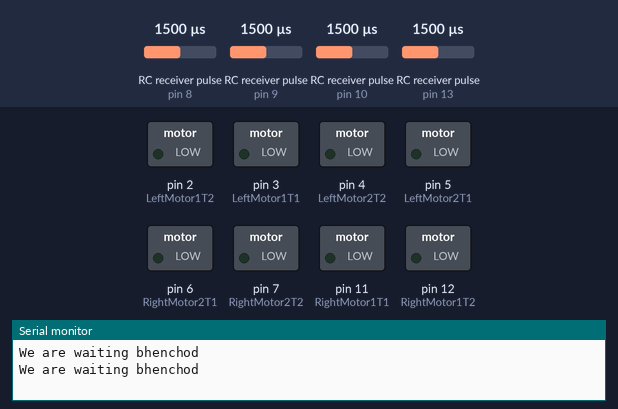
Bench run of a sketch on a simulated Arduino Uno, built with avr-gcc and run on an emulated ATmega328P. On the bench: switched loads named in the sketch (green lamp = pin HIGH), the last lines printed to the serial monitor. Wiring (inferred from the names in the program): 4 × RC receiver channel: data pin 8 / data pin 9 / data pin 10 / data pin 13. Dashed ring = blinking. The inputs (shaded band) are chosen by the test bench; at power-on: RC receiver pulse (sensors on pin 9, pin 13, pin 8, pin 10) 1500 µs.

Above: at 1.2 s.
1.3 s: RC receiver pulse (sensor on pin 9) set to 1468 µs
At 2.6 s:
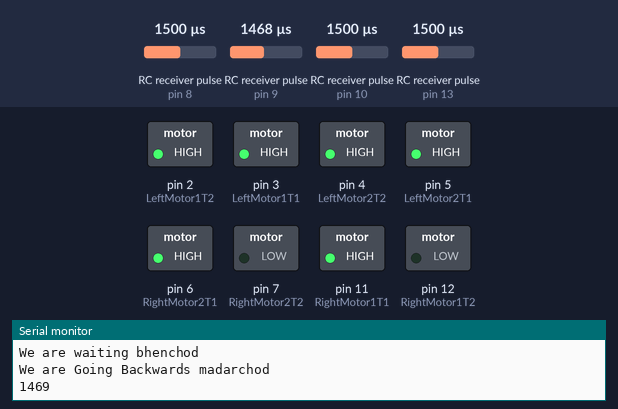
4.3 s: RC receiver pulse (sensor on pin 9) set to 1750 µs
At 5.8 s:
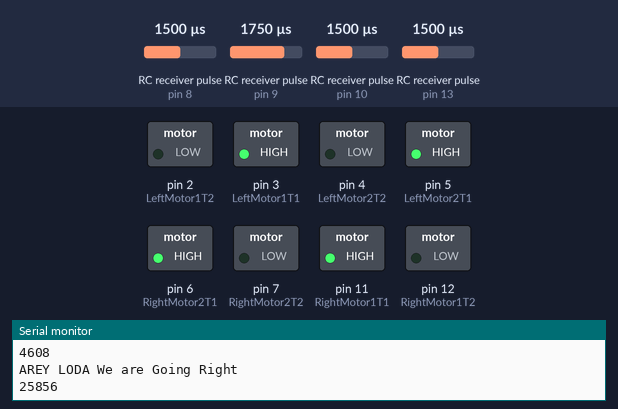
7.3 s: RC receiver pulse (sensor on pin 9) set to 1020 µs
At 9.9 s:
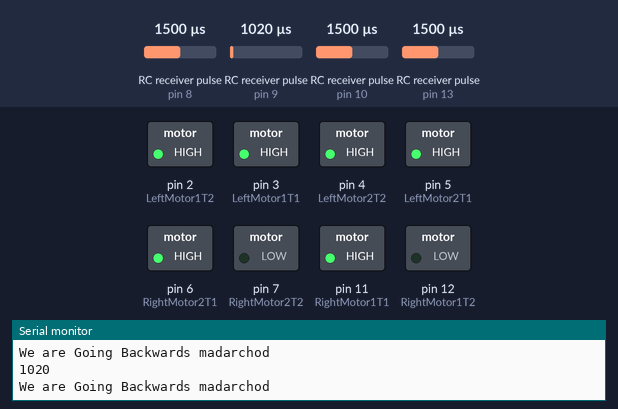
10.3 s: RC receiver pulse (sensor on pin 9) set to 1500 µs
At 12.0 s:
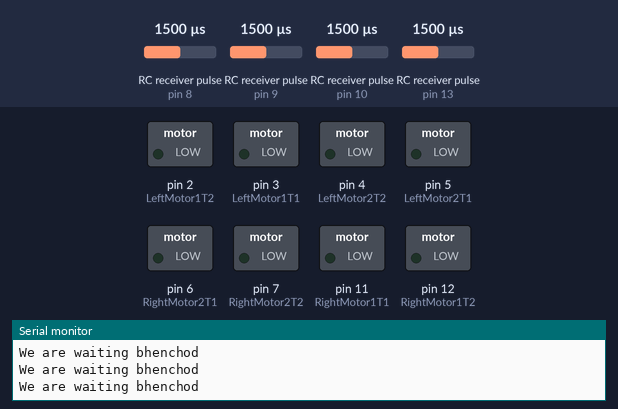
12.4 s: RC receiver pulse (sensor on pin 13) set to 1462 µs
At 13.4 s:
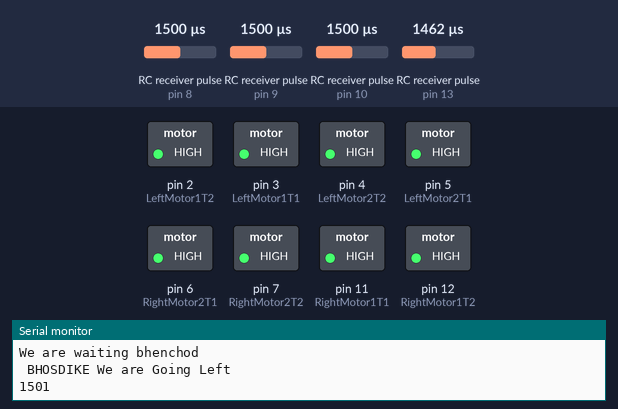
Timing chart, 0 to 16.4 s (numbered marks = the images above; inputs shaded):
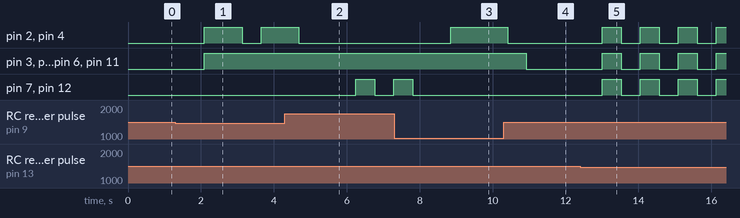

The sketch:

robowars.ino
```cpp
int ch1=8;

int ch2=9;
int ch3=10;
int ch4=13;
int chan1,chan2,chan3,chan4;
int RightMotor1T1 = 11; // Right Motor
int RightMotor2T1 =6; // Right Motor
int RightMotor1T2 =12; // Right Motor
int RightMotor2T2 = 7; // Right Moto
int LeftMotor1T1 = 3;  // Left Motor
int LeftMotor2T1 = 5; // Left Motor
int LeftMotor1T2 = 2;// Left Motor
int LeftMotor2T2 = 4;// Left Motor
int ThresholdForLeft = 1480; //Move Left if Less than 1200
int ThresholdForRight = 1580; // Move Right If greater than 1800
int ThresholdForStraight = 1580; // Move Front if Greater Than 1750
int ThresholdForBackWards = 1480; // Move Back if Less than 1200
unsigned long timer[4];
byte last_channel[3];
int input[3];

void setup()
{
  PCICR |= (1 << PCIE0);
  PCMSK0 |= (1 << PCINT0);  // Pin 8 on Uno Board
  PCMSK0 |= (1 << PCINT1);  // Pin 9 on Uno Board
  PCMSK0 |= (1 << PCINT2);

  pinMode(RightMotor1T1,OUTPUT);
  pinMode(RightMotor2T1,OUTPUT);
  pinMode(RightMotor1T2,OUTPUT);
  pinMode(RightMotor2T2,OUTPUT);
  pinMode(LeftMotor1T1,OUTPUT);
  pinMode(LeftMotor2T1,OUTPUT);
  pinMode(LeftMotor1T2,OUTPUT);
  pinMode(LeftMotor2T2,OUTPUT);
  pinMode(ch2,INPUT);
  pinMode(ch4,INPUT);


  // ************************* Setting the Motion of the Motors to Low *********************************//
  digitalWrite(RightMotor1T1,LOW);
  digitalWrite(RightMotor2T1,LOW);
  digitalWrite(RightMotor1T2,LOW);
  digitalWrite(RightMotor2T2,LOW);
  digitalWrite(LeftMotor1T1,LOW);
  digitalWrite(LeftMotor2T1,LOW);
  digitalWrite(LeftMotor1T2,LOW);
  digitalWrite(LeftMotor2T2,LOW);
  // Begining Of The Serial Communication //
  Serial.begin(9600);

}
ISR(PCINT0_vect)
{
  timer[0] = micros();

  // Channel 1 Reading
 if(last_channel[0] == 0 && PINB & B00000001)
 {
  last_channel[0] = 1;
  timer[1]= timer[0];
  }
  else if(last_channel[0] == 1 && !(PINB & B00000001))
  {
    last_channel[0] = 0;
    input[0] = timer[0] - timer[1];
  }

  // Channel 2 Reading

  if(last_channel[1] == 0 && PINB & B00000010)
 {
  last_channel[1] = 1;
  timer[2]= timer[0];
  }
  else if(last_channel[1] == 1 && !(PINB & B00000010))
  {
    last_channel[1] = 0;
    input[1] = timer[0] - timer[2];
  }
  // channel 3 Reading
 if(last_channel[2] == 0 && PINB & B00000100)
 {
  last_channel[2] = 1;
  timer[3]= timer[0];
  }
  else if(last_channel[2] == 1 && !(PINB & B00000100))
  {
    last_channel[2] = 0;
    input[2] = timer[0] - timer[3];
  }
   // channel 4 Reading
 if(last_channel[3] == 0 && PINB & B00001000)
 {
  last_channel[3] = 1;
  timer[4]= timer[0];
  }
  else if(last_channel[3] == 1 && !(PINB & B00001000))
  {
    last_channel[3] = 0;
    input[3] = timer[0] - timer[4];
  }
}

 void loop()
{
  chan1=pulseIn(ch1,HIGH);
  chan2=pulseIn(ch2,HIGH);
  chan3=pulseIn(ch3,HIGH);
  chan4=pulseIn(ch4,HIGH);
  delay(500);

  // Going Left
  if( chan4 < ThresholdForLeft && chan4 >1000)
  {
    left();
    Serial.println(" BHOSDIKE We are Going Left");
    Serial.println(chan3);
  }

  // Going Right
  else if(chan4 > ThresholdForRight)
  {
    right();
    Serial.println("AREY LODA We are Going Right");
    Serial.println(chan4);
  }

  // Going  Straight
  else if(chan2 > ThresholdForStraight)
  {
    straight();
    Serial.println("oh FUCK !!We are going Straight ");
    Serial.println(chan2);
  }

  // Going Back
  else if(chan2 < ThresholdForBackWards && chan2 >1000)
  {
    back();
    Serial.println("We are Going Backwards madarchod");
    Serial.println(chan2);
  }
  else
  {
    wait();
    Serial.println("We are waiting bhenchod");
  }
}
void left()
{
    digitalWrite(RightMotor1T1,HIGH);
    digitalWrite(RightMotor2T1,HIGH);
    digitalWrite(RightMotor1T2,HIGH);
    digitalWrite(RightMotor2T2,HIGH);
    digitalWrite(LeftMotor1T1,HIGH);
    digitalWrite(LeftMotor2T1,HIGH);
    digitalWrite(LeftMotor1T2,HIGH);
    digitalWrite(LeftMotor2T2,HIGH);
}

void straight()
{
    digitalWrite(RightMotor1T1,HIGH);
    digitalWrite(RightMotor2T1,HIGH);
    digitalWrite(RightMotor1T2,HIGH);
    digitalWrite(RightMotor2T2,HIGH);
    digitalWrite(LeftMotor1T1,HIGH);
    digitalWrite(LeftMotor2T1,HIGH);
    digitalWrite(LeftMotor1T2,LOW);
    digitalWrite(LeftMotor2T2,LOW);
}

void right()
{
    digitalWrite(RightMotor1T1,HIGH);
    digitalWrite(RightMotor2T1,HIGH);
    digitalWrite(RightMotor1T2,LOW);
    digitalWrite(RightMotor2T2,LOW);
    digitalWrite(LeftMotor1T1,HIGH);
    digitalWrite(LeftMotor2T1,HIGH);
    digitalWrite(LeftMotor1T2,LOW);
    digitalWrite(LeftMotor2T2,LOW);
}

void back()
{
    digitalWrite(RightMotor1T1,HIGH);
    digitalWrite(RightMotor2T1,HIGH);
    digitalWrite(RightMotor1T2,LOW);
    digitalWrite(RightMotor2T2,LOW);
    digitalWrite(LeftMotor1T1,HIGH);
    digitalWrite(LeftMotor2T1,HIGH);
    digitalWrite(LeftMotor1T2,HIGH);
    digitalWrite(LeftMotor2T2,HIGH);
}
void wait()
{
    digitalWrite(RightMotor1T1,LOW);
    digitalWrite(RightMotor2T1,LOW);
    digitalWrite(RightMotor1T2,LOW);
    digitalWrite(RightMotor2T2,LOW);
    digitalWrite(LeftMotor1T1,LOW);
    digitalWrite(LeftMotor2T1,LOW);
    digitalWrite(LeftMotor1T2,LOW);
    digitalWrite(LeftMotor2T2,LOW);
}
```

Measured:
- the behaviour switches between 1479 and 1478 µs on RC receiver pulse (sensor on pin 9) (found by bisection; images 0 and 1)
- the behaviour switches between 1479 and 1478 µs on RC receiver pulse (sensor on pin 13) (found by bisection; images 4 and 5)
- after the input at 1.3 s, pin 2 (LeftMotor1T2), pin 4 (LeftMotor2T2): LOW → HIGH after 0.79 s, → LOW 1.0 s later, → HIGH 0.52 s later; pin 3 (LeftMotor1T1), pin 5 (LeftMotor2T1), pin 6 (RightMotor2T1), pin 11 (RightMotor1T1): LOW → HIGH after 0.79 s
- after the input at 4.3 s, pin 2 (LeftMotor1T2), pin 4 (LeftMotor2T2): goes on until 4.7 s, then stays LOW; pin 7 (RightMotor2T2), pin 12 (RightMotor1T2): LOW → HIGH after 1.9 s, → LOW 0.52 s later, → HIGH 0.52 s later
- after the input at 7.3 s, pin 2 (LeftMotor1T2), pin 4 (LeftMotor2T2): LOW → HIGH after 1.5 s; pin 7 (RightMotor2T2), pin 12 (RightMotor1T2): goes on until 7.8 s, then stays LOW
- after the input at 10.3 s, pin 2 (LeftMotor1T2), pin 4 (LeftMotor2T2): goes on until 10.4 s, then stays LOW; pin 3 (LeftMotor1T1), pin 5 (LeftMotor2T1), pin 6 (RightMotor2T1), pin 11 (RightMotor1T1): HIGH → LOW after 0.63 s
- after the input at 12.4 s, pin 2 (LeftMotor1T2), pin 3 (LeftMotor1T1), pin 4 (LeftMotor2T2), pin 5 (LeftMotor2T1), pin 6 (RightMotor2T1), pin 7 (RightMotor2T2), pin 11 (RightMotor1T1), pin 12 (RightMotor1T2): alternates HIGH for 0.52 s and LOW for 0.52 s, starting after 0.61 s
